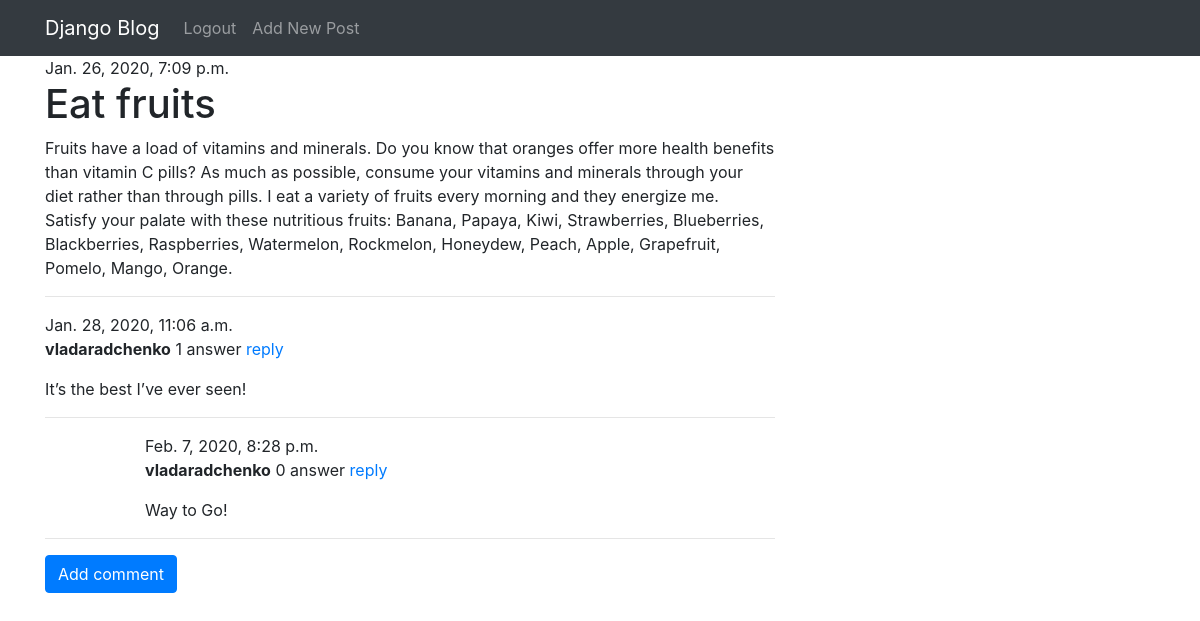
Screenshot of /post/31/ (signed in) with the database file from the repository.
### blog/models.py (models this page shows, shortened)
class Post(models.Model):
    author = models.ForeignKey(settings.AUTH_USER_MODEL, on_delete=models.CASCADE)
    title = models.CharField(max_length=200)
    text = models.TextField()
    created_date = models.DateTimeField(default=timezone.now)
    published_date = models.DateTimeField(blank=True, null=True)

class Comment(models.Model):
    post = models.ForeignKey('blog.Post', on_delete=models.CASCADE, related_name='comments')
    author = models.ForeignKey(settings.AUTH_USER_MODEL, on_delete=models.CASCADE)
    text = models.TextField()
    created_date = models.DateTimeField(default=timezone.now)
    approved_comment = models.BooleanField(default=False)
    parent = models.ForeignKey('self', null=True, blank=True, on_delete=models.CASCADE)
    def children(self):
        return Comment.objects.filter(parent=self)
    def has_children(self):
        return self.children().count() > 0
    def nesting_index(self):
        return 0 if self.parent is None else (self.parent.nesting_index() + 1)

### blog/views.py (the view)
# urls.py: path('post/<int:pk>/', views.post_detail, name='post_detail'),
def post_detail(request, pk):
    post = get_object_or_404(Post, pk=pk)
    comments_tree = get_comments(post)
    return render(request, 'blog/post_detail.html', {'post': post, 'comments_tree': comments_tree})

### blog/views.py (called while the page is built)
def get_comments(post):
    first_level_comments = post.comments.filter(parent=None)
    res = []
    for comment in first_level_comments:
        replies = get_all_replies_to_comment(comment)
        res += replies
    return res

def get_all_replies_to_comment(comment):
    children = comment.children()
    res = [comment]
    for child in children:
        res += get_all_replies_to_comment(child)
    return res

### blog/templates/blog/post_detail.html
{% extends 'blog/base.html' %}
{% block content %}
	<div class="post">
		{% if post.published_date %}
			<div class="date">
				{{ post.published_date }}
			</div>
		{% endif %}
		<h1>{{ post.title }}</h1>
		<p>{{ post.text|linebreaksbr }}</p>
	</div>
	<hr>
	{% for comment in comments_tree %}
		<div class="comment" style="margin-left: {% widthratio comment.nesting_index 1 100 %}">
			<div class="date">{{ comment.created_date }}</div>
			<strong>{{ comment.author }}</strong>
			{% if comment.has_children and comment.children.count > 1 %}
                {{ comment.children.count }} answers
            {% else  %}
                {{ comment.children.count }} answer
            {% endif %}
			{% if user.is_authenticated %}
				<a href="{% url 'add_reply_to_post' pk=post.pk parent_pk=comment.pk%}" class="reply-btn">reply</a>
			{% endif%}
			<p>{{ comment.text |linebreaks }}</p>
		</div>
		<hr>
	{% empty %}
		<p>No comments here yet :(</p>
	{% endfor %}
	{% if user.is_authenticated %}
		<a class="btn btn-primary" href="{% url 'add_comment_to_post' pk=post.pk %}">Add comment</a>
	{% endif%}
{% endblock %}

### rows the page displays
Post: published_date "Jan. 26, 2020, 7:09 p.m.", title "Eat fruits", text "Fruits have a load of vitamins and minerals. Do you know that oranges offer more health benefits than vitamin C pills? As much as possible, consume your vitamins and minerals through your diet rather than through pills. I eat a variety of fruits every morning and they energize me. Satisfy your palate with these nutritious fruits: Banana, Papaya, Kiwi, Strawberries, Blueberries, Blackberries, Raspberries, Watermelon, Rockmelon, Honeydew, Peach, Apple, Grapefruit, Pomelo, Mango, Orange."
Comment: created_date "Jan. 28, 2020, 11:06 a.m.", author "vladaradchenko", children.count "1", text "It’s the best I’ve ever seen!"
Comment: created_date "Feb. 7, 2020, 8:28 p.m.", author "vladaradchenko", children.count "0", text "Way to Go!"
